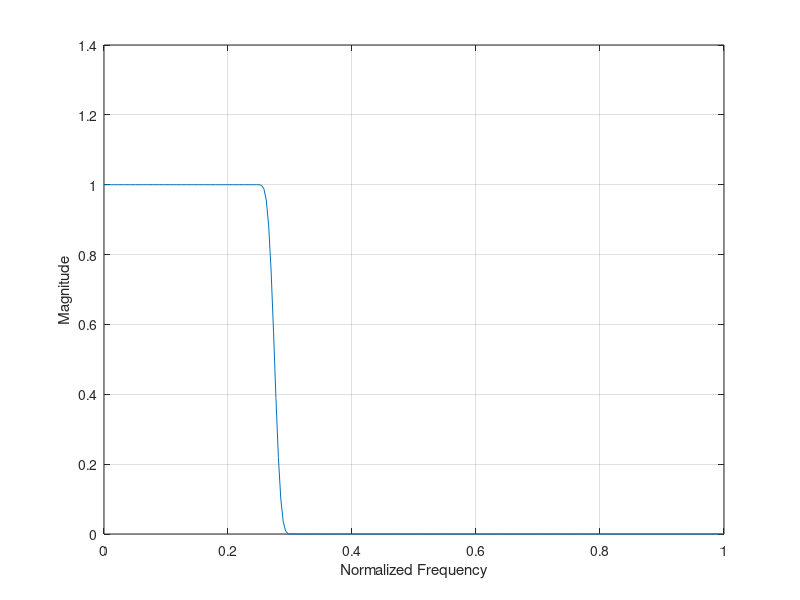

Write the MATLAB code that produced this figure.
clear
b = firls(255,[0 0.25 0.3 1],[1 1 0 0]) ;
[H,f] = freqz(b,1,256,2) ;
plot(f,abs(H))
grid on
xlabel('Normalized Frequency')
ylabel('Magnitude')
